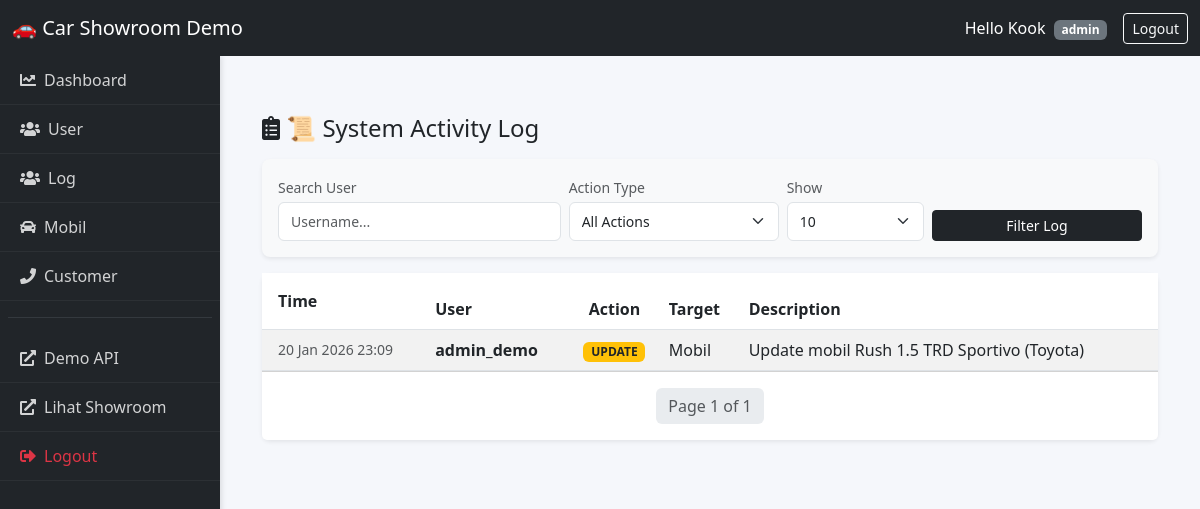
The page /demo/dashboard/logs/ (signed in) on the database its author committed.
### users/models.py (models this page shows, shortened)
class User(AbstractUser):
    ROLE_CHOICES = (
        ("admin", "Admin"),
        ("salesperson", "Salesperson"),
        ("customer", "Customer"),
    )
    role = models.CharField(max_length=20, choices=ROLE_CHOICES, default="customer")

### activity_log/models.py (models this page shows, shortened)
class UserLog(models.Model):
    ACTION_CHOICES = [
        ('CREATE', 'Create Data'),
        ('UPDATE', 'Update Data'),
        ('DELETE', 'Delete Data'),
        ('LOGIN', 'Login System'),
        ('LOGOUT', 'Logout System'),
    ]
    user = models.ForeignKey(User, on_delete=models.SET_NULL, null=True)
    action = models.CharField(max_length=20, choices=ACTION_CHOICES)
    target_model = models.CharField(max_length=50) # Misal: "Mobil", "Customer"
    description = models.TextField() # Detail : "Menambahkan mobil Honda Jazz"
    timestamp = models.DateTimeField(auto_now_add=True) # Otomatis isi waktu sekarang

### activity_log/views.py (the view)
# urls.py: path('dashboard/logs/', dashboard_log, name='dashboard_log_list'),
@login_required
def dashboard_log(request):
    if request.user.role != 'admin':
        return redirect('demo_dashboard')
    logs_data = UserLog.objects.select_related('user').all().order_by('-id')
    search_user = request.GET.get('q')
    if search_user:
        logs_data = logs_data.filter(user__username__icontains=search_user)
    selected_action = request.GET.get('action')
    if selected_action:
        logs_data = logs_data.filter(action__iexact=selected_action)
    items_per_page = request.GET.get('paginate_by', 10) # Defautl 10
    try :
        items_per_page = int(items_per_page)
    except ValueError:
        items_per_page = 10
    paginator = Paginator(logs_data, items_per_page)
    page_number = request.GET.get('page')
    page_obj = paginator.get_page(page_number)
    action_list = ['CREATE',
                   'UPDATE',
                   'DELETE',
                   'LOGIN',
                   'LOGOUT']
    context = {
        'logs' : page_obj,
        'items_per_page' : items_per_page,
        'search_user' : search_user,
        'selected_action' : selected_action,
        'action_list' : action_list
    }
    return render(request, 'activity_log.html', context)

### activity_log/templates/activity_log.html (shortened to what this page needs)
{% extends 'demo/base.html' %}
{% block content %}
<div class="container-fluid mt-4">
    <div class="d-flex justify-content-between align-items-center mb-3">
        <h4 class="m-0 text-dark"><i class="fas fa-clipboard-list"></i> 📜 System Activity Log</h4>
    </div>
    <div class="card shadow-sm border-0 mb-3 bg-light">
        <div class="card-body py-3">
            <form method="get" class="row g-2 align-items-end">
                <div class="col-md-4">
                    <label class="form-label small text-muted mb-1">Search User</label>
                    <input type="text" name="q" class="form-control form-control-sm" placeholder="Username..." value="{{ search_user|default:'' }}">
                </div>
                <div class="col-md-3">
                    <label class="form-label small text-muted mb-1">Action Type</label>
                    <select name="action" class="form-select form-select-sm">
                        <option value="">All Actions</option>
                    </select>
                </div>
                <div class="col-md-2">
                    <label class="form-label small text-muted mb-1">Show</label>
                    <select name="paginate_by" class="form-select form-select-sm">
                        <option value="10" {% if items_per_page == 10 %}selected{% endif %}>10</option>
                    </select>
                </div>
                <div class="col-md-3">
                    <button type="submit" class="btn btn-dark btn-sm w-100">Filter Log</button>
                </div>
            </form>
        </div>
    </div>
    <div class="card shadow-sm border-0">
        <div class="table-responsive">
            <table class="table table-hover table-striped align-middle mb-0">
                <thead class="bg-dark text-white">
                    <tr>
                        <th class="py-3 ps-3">Time</th>
                        <th>User</th>
                        <th class="text-center">Action</th>
                        <th>Target</th>
                        <th>Description</th>
                    </tr>
                </thead>
                <tbody>
                    {% for log in logs %}
                    <tr>
                        <td class="ps-3 text-muted small">{{ log.timestamp|date:"d M Y H:i" }}</td>
                        <td class="fw-bold">{{ log.user.username }}</td>
                        <td class="text-center">
                            {% if log.action == 'CREATE' %}
                                <span class="badge bg-success">CREATE</span>
                            {% elif log.action == 'UPDATE' %}
                                <span class="badge bg-warning text-dark">UPDATE</span>
                            {% elif log.action == 'DELETE' %}
                                <span class="badge bg-danger">DELETE</span>
                            {% else %}
                                <span class="badge bg-secondary">{{ log.action }}</span>
                            {% endif %}
                        </td>
                        <td>{{ log.target_model }}</td>
                        <td>{{ log.description }}</td>
                    </tr>
                    {% empty %}
                    <tr>
                        <td colspan="5" class="text-center py-4 text-muted">Belum ada aktivitas tercatat.</td>
                    </tr>
                    {% endfor %}
                </tbody>
            </table>
        </div>
        <div class="card-footer bg-white py-3">
             <nav aria-label="Page navigation">
                <ul class="pagination justify-content-center m-0">
                    <li class="page-item disabled"><span class="page-link border-0">Page {{ logs.number }} of {{ logs.paginator.num_pages }}</span></li>
                </ul>
            </nav>
        </div>
    </div>
</div>
{% endblock %}

### demo/templates/demo/base.html (shortened to what this page needs)
{% load static %}
<!DOCTYPE html>
<html lang="en">
    <head>
        <link rel="stylesheet" href="https://cdn.jsdelivr.net/npm/bootstrap@5.3.0/dist/css/bootstrap.min.css" />
        <link rel="stylesheet" href="https://cdnjs.cloudflare.com/ajax/libs/font-awesome/5.15.4/css/all.min.css">
        <link rel="stylesheet" href="{% static 'demo/css/base_style.css' %}?v=5"/>
    </head>
    <body class="{% if not user.is_authenticated %}no-sidebar{% endif %}">
        <nav class="navbar navbar-expand-lg navbar-dark bg-dark fixed-top">
            <div class="container-fluid">
                <a class="navbar-brand" href="#">🚗 Car Showroom Demo</a>
                <div class="d-flex">
                    {% if user.is_authenticated %}
                    <span class="text-white me-3 align-self-center">
                        Hello {{ request.user.username|title }}
                        <span class="badge bg-secondary ms-1">{{ request.user.role }}</span>
                    </span>
                    <a href="/demo/logout/" class="btn btn-outline-light btn-sm">Logout</a>
                    {% endif %}
                </div>
            </div>
        </nav>
        {% if user.is_authenticated %}
            <div class="sidebar">
                {% if request.user.role == 'admin' %}
                    <a href="{% url 'demo_dashboard' %}"><i class="fas fa-chart-line me-2"></i>Dashboard</a>
                    <a href="{% url 'demo_userlist_dashboard' %}"><i class="fas fa-users me-2"></i>User</a>
                    <a href="{% url 'dashboard_log_list' %}"><i class="fas fa-users me-2"></i>Log</a>
                {% endif %}
                {% if request.user.role == 'admin' or request.user.role == 'sales' %}
                    <a href="{% url 'demo_carlist_dashboard' %}"><i class="fas fa-car me-2"></i>Mobil</a>
                    <a href="{% url 'demo_customer_list_dashboard' %}"><i class="fas fa-phone me-2"></i>Customer</a>
                {% endif %}
                <hr class="border-secondary mx-2">
                <a href="{% url 'demo_api' %}"><i class="fas fa-external-link-alt me-2"></i>Demo API</a>
                <a href="{% url 'carList' %}"><i class="fas fa-external-link-alt me-2"></i>Lihat Showroom</a>
                <a href="{% url 'logout' %}" class="text-danger"><i class="fas fa-sign-out-alt me-2"></i>Logout</a>
            </div>
        {% endif %}
        <div class="main-container">
            {% block content %}{% endblock %}
        </div>
    </body>
</html>

### demo/static/demo/css/base_style.css (style rules this page uses)
body { min-height: 100vh; display: flex; background-color: #f5f7fb; font-family: 'Segoe UI', Tahoma, Geneva, Verdana, sans-serif; }
.sidebar { width: 220px; background: #212529; color: white; margin-top: 56px; position: fixed; height: 100vh; overflow-y: auto; z-index: 1000; box-shadow: 2px 0 5px rgba(0,0,0,0.1); }
.sidebar a { color: rgba(255,255,255,0.8); text-decoration: none; display: block; padding: 12px 20px; border-bottom: 1px solid rgba(255,255,255,0.05); transition: all 0.3s; }
.main-container { margin-top: 70px; margin-left: 220px; flex: 1; width: 100%; padding: 20px 30px; }
.card { border: none; border-radius: 8px; box-shadow: 0 2px 8px rgba(0,0,0,0.05); }
.form-control, .form-select { border-radius: 6px; border: 1px solid #dfe3e7; padding: 8px 12px; }

### rows shown on the page
User: user.username "Kook", user.role "admin"
UserLog: timestamp "20 Jan 2026 23:09", user.username "admin_demo", action "UPDATE", target_model "Mobil", description "Update mobil Rush 1.5 TRD Sportivo (Toyota)"

### other values the page prints
{{ logs.number }} "1"
{{ logs.paginator.num_pages }} "1"
